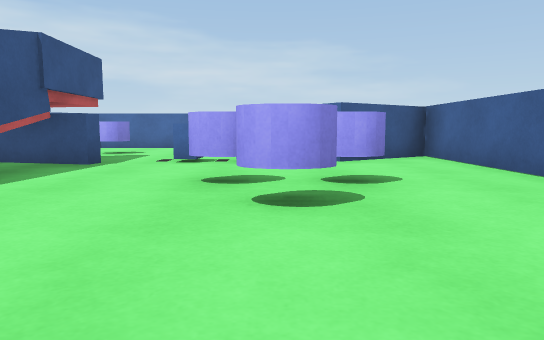
view 1 (above)

19 first-person views from a walk through a scene from a Unity 3-D project. The camera is 0.55 m above the floor, tilts 6° down and sees 70° across. The floor is counted in squares, 1 m on a side. Each view is taken from the middle of a square. On the plan, view 1 faces up. The plan holds only what a view shows up to about 10 squares ahead; the rest is blank.

view 2
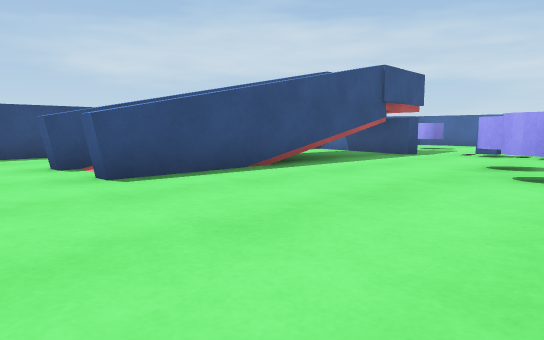

view 3
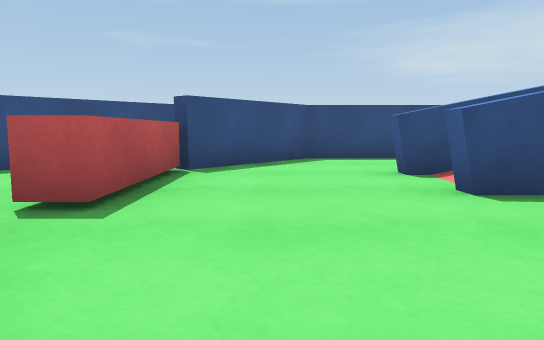

view 4
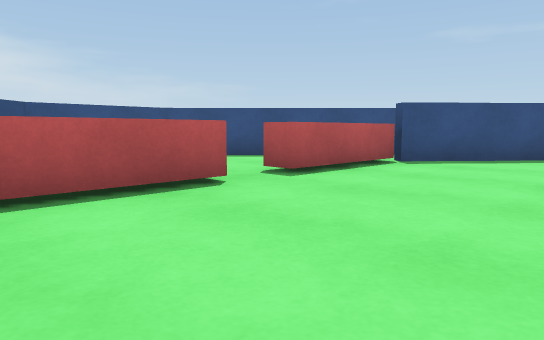

view 5
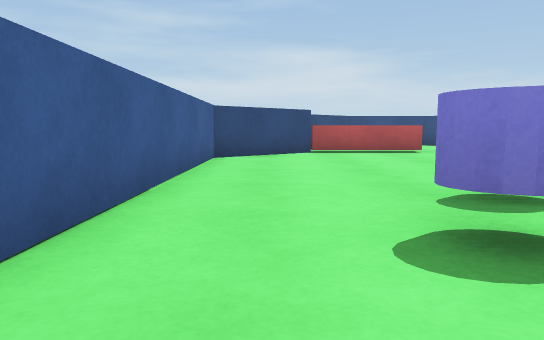

view 6
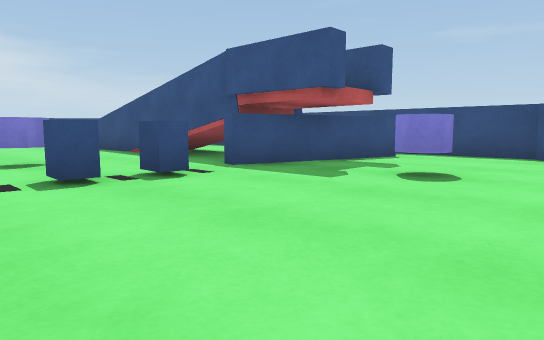

view 7
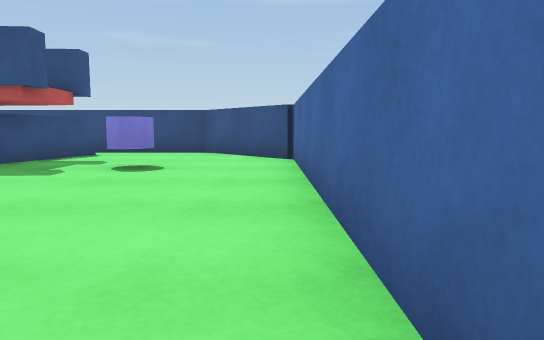

view 8
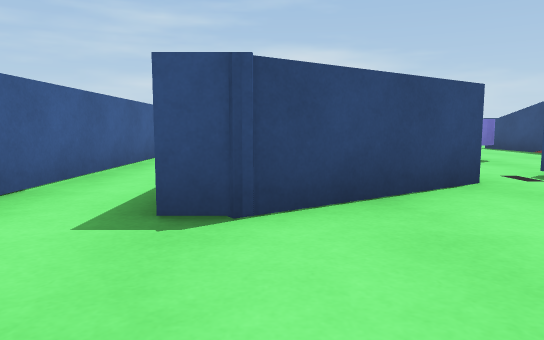

view 9
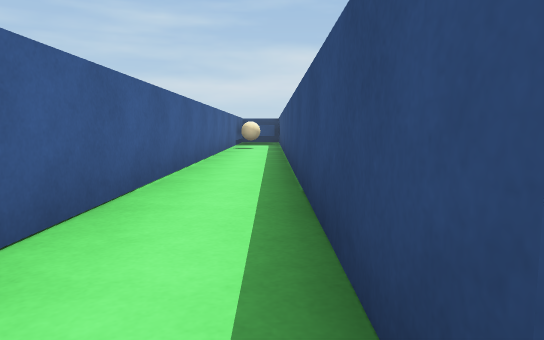

view 10
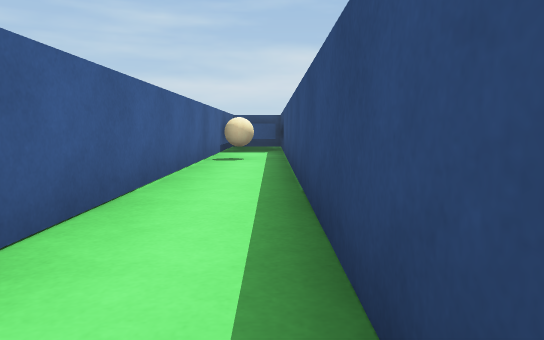

view 11
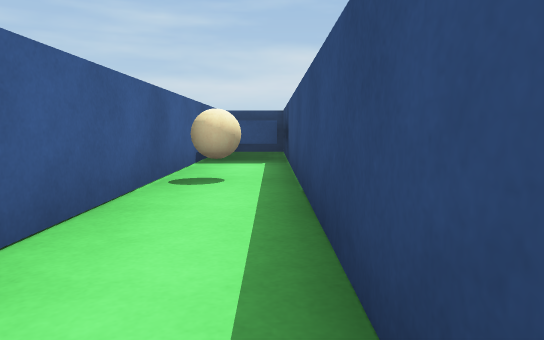

view 12
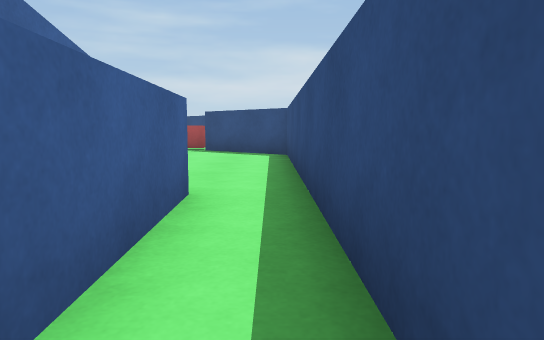

view 13
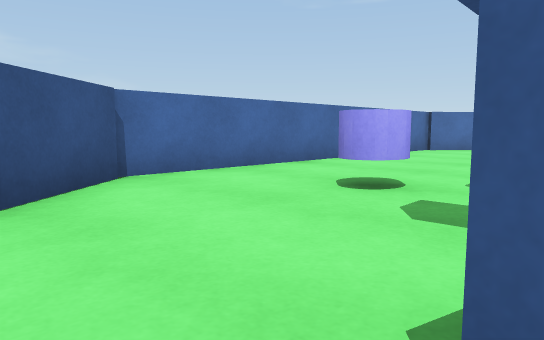

view 14
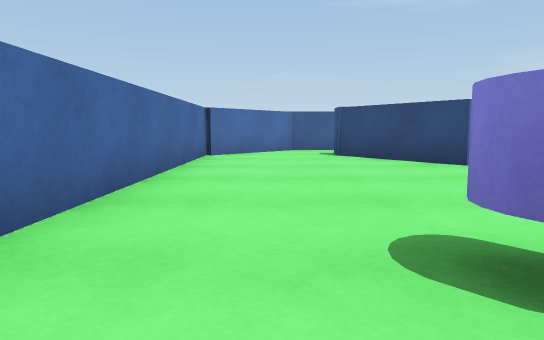

view 15
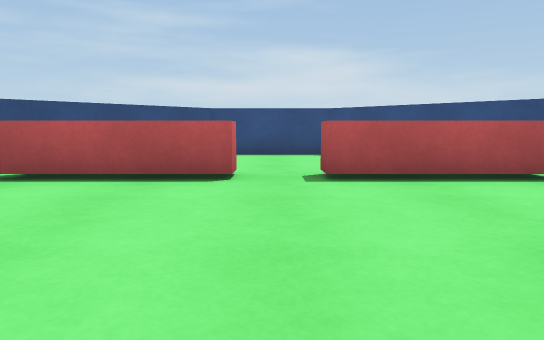

view 16
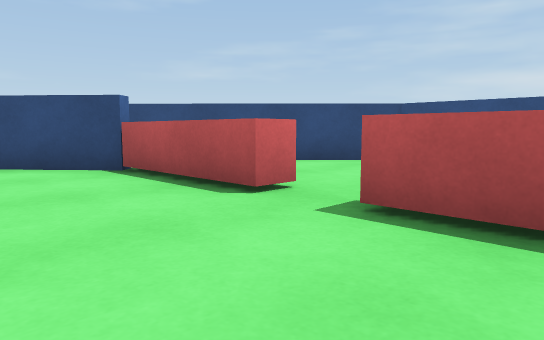

view 17
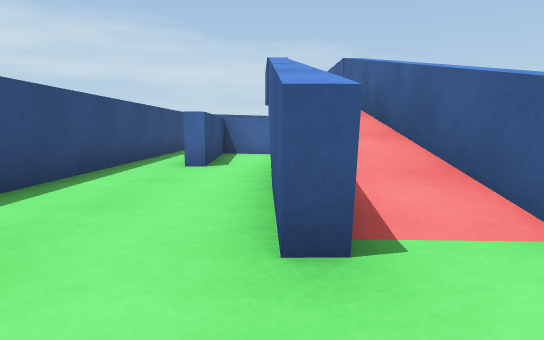

view 18
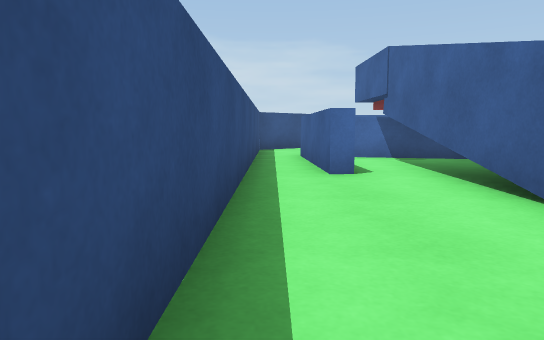

view 19
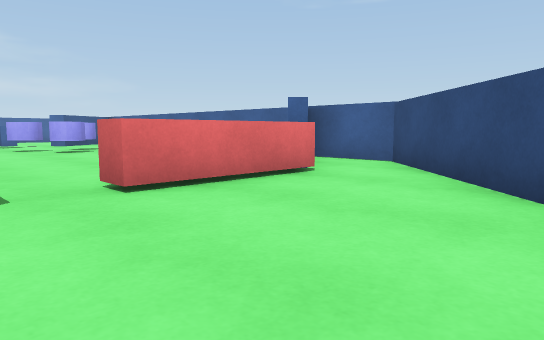

### Floor plan
Key: @ floor where view 1 was taken; # wall or solid block; . floor; / step, stairs or slope; = window, fence, low wall or low ledge; ^ raised ledge; C cylinder; B ball.
Columns run from 8 left of view 1 to 5 right of it. Each row starts with its distance up from view 1.
 12   ###########
 11  ##.........##
 10 ##...........#
  9 #...C........#
  8 #.........##.#
  7 #.##.....###.#
  6 #.####.....#.#
  5 #.###......#.#
  4 #.###..CCC.#.#
  3 #..#=#..C..#.#
  2 #..#/#.....#.#
  1 #..#/#.....#.#
  0 #..#/#..@..#.#
 -1 #..........#.#
 -2 ###........#.B
 -3  ##^^^.^^^##.#
 -4  ##^^^.^^###.#
 -5   #.......##^#
 -6   ##.....## ^
 -7    ##...##  ^
 -8     #####   ##

Where each view was taken, in squares from view 1:
view 1: 0 up, 0 right, facing up
view 2: 2 down, 1 right, facing up-left
view 3: 2 down, 0 right, facing left
view 4: 0 up, 1 right, facing down-left
view 5: 6 up, 2 right, facing down
view 6: 11 up, 1 right, facing down-left
view 7: 11 up, 2 right, facing left
view 8: 11 up, 3 right, facing down
view 9: 9 up, 4 right, facing down
view 10: 5 up, 4 right, facing down
view 11: 2 up, 4 right, facing down
view 12: 7 up, 7 left, facing down
view 13: 7 up, 7 left, facing up-right
view 14: 10 up, 5 left, facing right
view 15: 1 up, 2 left, facing down
view 16: 1 down, 4 left, facing down-right
view 17: 2 down, 5 left, facing up
view 18: 1 down, 7 left, facing up
view 19: 7 down, 3 left, facing up-right
